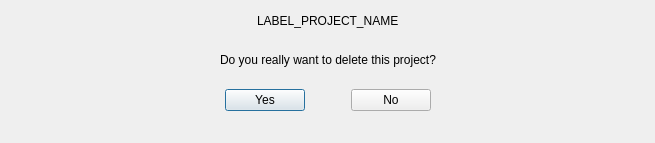
<?xml version="1.0" encoding="UTF-8"?>
<ui version="4.0">
 <class>Dialog_deleteProjectView</class>
 <widget class="QDialog" name="Dialog_deleteProjectView">
  <property name="geometry">
   <rect>
    <x>0</x>
    <y>0</y>
    <width>655</width>
    <height>143</height>
   </rect>
  </property>
  <property name="windowTitle">
   <string>Delete Project?</string>
  </property>
  <property name="windowIcon">
   <iconset resource="../resources.qrc">
    <normaloff>:/resources/RawTextCheck.ico</normaloff>:/resources/RawTextCheck.ico</iconset>
  </property>
  <layout class="QHBoxLayout" name="horizontalLayout_2">
   <item>
    <layout class="QVBoxLayout" name="verticalLayout_main" stretch="0,0,0,0,0,2">
     <item>
      <layout class="QHBoxLayout" name="horizontalLayout_projectName" stretch="0,0,0">
       <property name="sizeConstraint">
        <enum>QLayout::SetMaximumSize</enum>
       </property>
       <item>
        <spacer name="horizontalSpacer_projectName_1">
         <property name="orientation">
          <enum>Qt::Horizontal</enum>
         </property>
         <property name="sizeHint" stdset="0">
          <size>
           <width>40</width>
           <height>20</height>
          </size>
         </property>
        </spacer>
       </item>
       <item>
        <widget class="QLabel" name="label_projectName">
         <property name="sizePolicy">
          <sizepolicy hsizetype="Maximum" vsizetype="Maximum">
           <horstretch>0</horstretch>
           <verstretch>0</verstretch>
          </sizepolicy>
         </property>
         <property name="text">
          <string notr="true">LABEL_PROJECT_NAME</string>
         </property>
         <property name="textInteractionFlags">
          <set>Qt::LinksAccessibleByMouse|Qt::TextSelectableByMouse</set>
         </property>
        </widget>
       </item>
       <item>
        <spacer name="horizontalSpacer_projectName_2">
         <property name="orientation">
          <enum>Qt::Horizontal</enum>
         </property>
         <property name="sizeHint" stdset="0">
          <size>
           <width>40</width>
           <height>20</height>
          </size>
         </property>
        </spacer>
       </item>
      </layout>
     </item>
     <item>
      <spacer name="verticalSpacer_main_1">
       <property name="orientation">
        <enum>Qt::Vertical</enum>
       </property>
       <property name="sizeHint" stdset="0">
        <size>
         <width>466</width>
         <height>13</height>
        </size>
       </property>
      </spacer>
     </item>
     <item>
      <layout class="QHBoxLayout" name="horizontalLayout_question" stretch="0,0,0">
       <property name="sizeConstraint">
        <enum>QLayout::SetMaximumSize</enum>
       </property>
       <item>
        <spacer name="horizontalSpacer_question_1">
         <property name="orientation">
          <enum>Qt::Horizontal</enum>
         </property>
         <property name="sizeHint" stdset="0">
          <size>
           <width>40</width>
           <height>20</height>
          </size>
         </property>
        </spacer>
       </item>
       <item>
        <widget class="QLabel" name="label_question">
         <property name="sizePolicy">
          <sizepolicy hsizetype="Maximum" vsizetype="Maximum">
           <horstretch>0</horstretch>
           <verstretch>0</verstretch>
          </sizepolicy>
         </property>
         <property name="text">
          <string>Do you really want to delete this project?</string>
         </property>
         <property name="textInteractionFlags">
          <set>Qt::LinksAccessibleByMouse|Qt::TextSelectableByMouse</set>
         </property>
        </widget>
       </item>
       <item>
        <spacer name="horizontalSpacer_question_2">
         <property name="orientation">
          <enum>Qt::Horizontal</enum>
         </property>
         <property name="sizeHint" stdset="0">
          <size>
           <width>40</width>
           <height>20</height>
          </size>
         </property>
        </spacer>
       </item>
      </layout>
     </item>
     <item>
      <spacer name="verticalSpacer_main_2">
       <property name="orientation">
        <enum>Qt::Vertical</enum>
       </property>
       <property name="sizeHint" stdset="0">
        <size>
         <width>466</width>
         <height>13</height>
        </size>
       </property>
      </spacer>
     </item>
     <item>
      <layout class="QHBoxLayout" name="horizontalLayout_buttons" stretch="1,0,0,0,1">
       <item>
        <spacer name="horizontalSpacer_buttons_1">
         <property name="orientation">
          <enum>Qt::Horizontal</enum>
         </property>
         <property name="sizeHint" stdset="0">
          <size>
           <width>40</width>
           <height>20</height>
          </size>
         </property>
        </spacer>
       </item>
       <item>
        <widget class="QPushButton" name="pushButton_yes">
         <property name="text">
          <string>Yes</string>
         </property>
        </widget>
       </item>
       <item>
        <spacer name="horizontalSpacer_buttons_2">
         <property name="orientation">
          <enum>Qt::Horizontal</enum>
         </property>
         <property name="sizeHint" stdset="0">
          <size>
           <width>40</width>
           <height>20</height>
          </size>
         </property>
        </spacer>
       </item>
       <item>
        <widget class="QPushButton" name="pushButton_no">
         <property name="text">
          <string>No</string>
         </property>
        </widget>
       </item>
       <item>
        <spacer name="horizontalSpacer_buttons_3">
         <property name="orientation">
          <enum>Qt::Horizontal</enum>
         </property>
         <property name="sizeHint" stdset="0">
          <size>
           <width>40</width>
           <height>20</height>
          </size>
         </property>
        </spacer>
       </item>
      </layout>
     </item>
     <item>
      <spacer name="verticalSpacer_main_3">
       <property name="orientation">
        <enum>Qt::Vertical</enum>
       </property>
       <property name="sizeHint" stdset="0">
        <size>
         <width>20</width>
         <height>40</height>
        </size>
       </property>
      </spacer>
     </item>
    </layout>
   </item>
  </layout>
 </widget>
 <resources>
  <include location="../resources.qrc"/>
 </resources>
 <connections/>
</ui>
